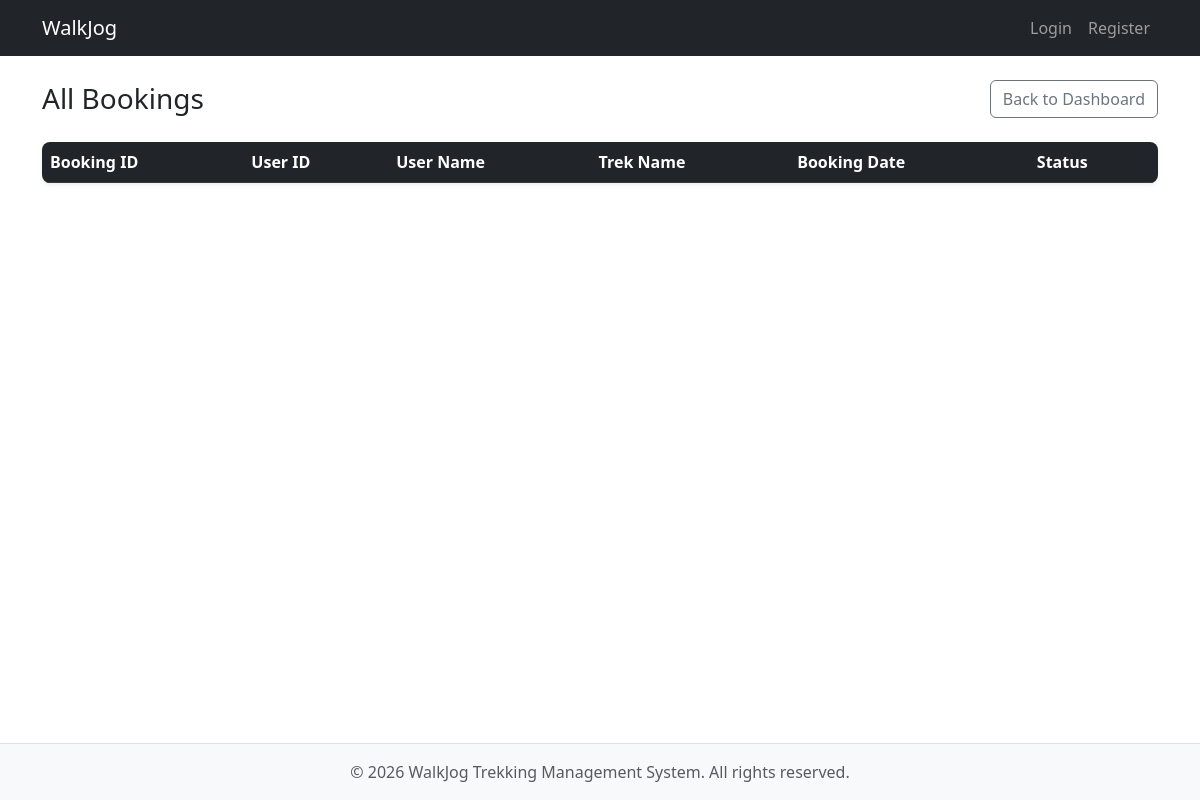
Before: /admin/bookings with the older database file.
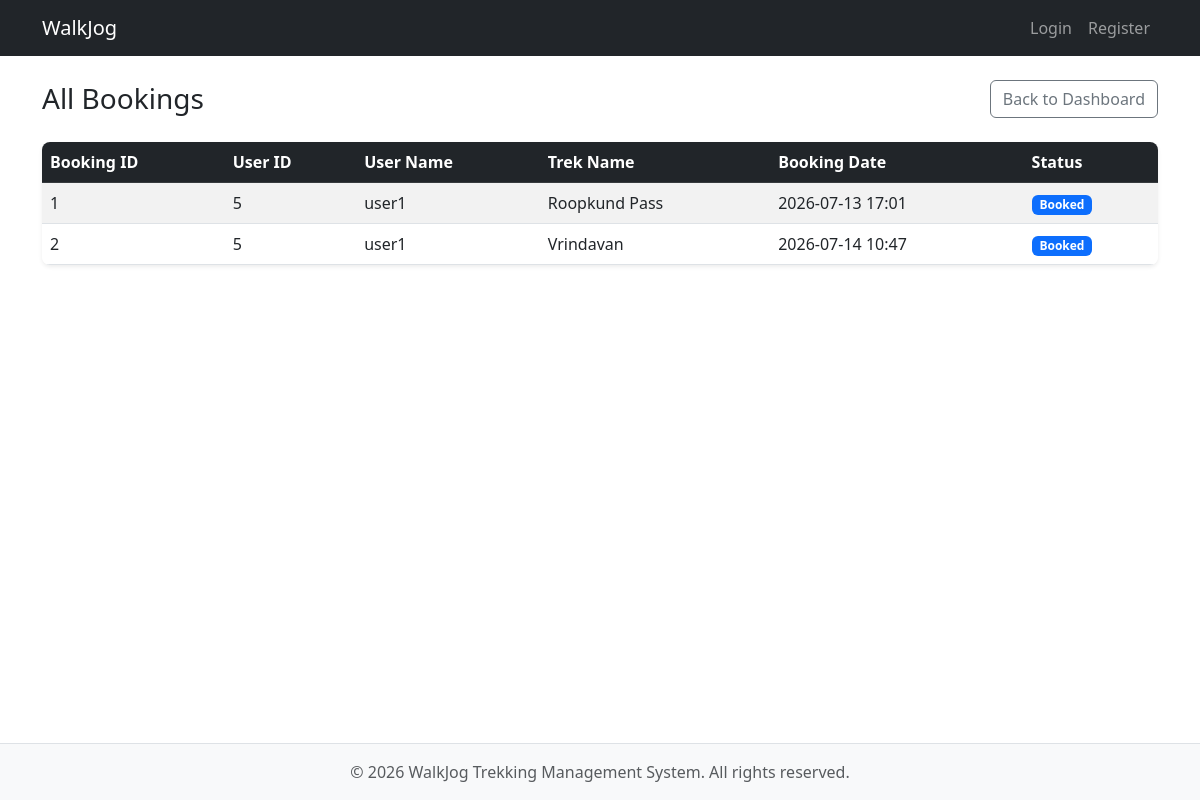
After: the same page with the newer database file.
### models.py (models this page shows)
class Booking(db.Model):
    __tablename__ = 'booking'
    booking_id = db.Column(
        db.Integer,
        primary_key=True
    )
    user_id = db.Column(
        db.Integer,
        db.ForeignKey('users.id'),
        nullable=False
    )
    trek_id = db.Column(
        db.Integer,
        db.ForeignKey('treks.trek_id'),
        nullable=False
    )
    booking_date = db.Column(
        db.DateTime,
        default=datetime.now
    )
    status = db.Column(
        db.String(20),
        default='Booked'
    )

class UserProfile(db.Model):
    __tablename__ = 'user_profile'
    user_id = db.Column(
        db.Integer,
        db.ForeignKey('users.id'),
        primary_key=True,
        nullable=False
    )
    name = db.Column(db.String(50), nullable=False)
    contact_details = db.Column(db.String(15), nullable=False)
    is_blacklisted = db.Column(db.Boolean, default=False)
    created_at = db.Column(db.DateTime, default=datetime.now)

class Trek(db.Model):
    __tablename__ = 'treks'
    trek_id = db.Column(
        db.Integer,
        primary_key=True
    )
    trek_name = db.Column(
        db.String(100),
        nullable=False
    )
    location = db.Column(
        db.String(100),
        nullable=False
    )
    difficulty = db.Column(
        db.String(20),
        nullable=False
    )
    available_slots = db.Column(
        db.Integer,
        nullable=False
    )
    duration = db.Column(
        db.Integer,
        nullable=True
    )
    status = db.Column(
        db.String(20),
        default='Pending'
    )
    start_date = db.Column(
        db.Date
    )
    end_date = db.Column(
        db.Date
    )
    is_blacklisted = db.Column(
        db.Boolean,
        default=False
    )
    staff_id = db.Column(
        db.Integer,
        db.ForeignKey('staff_profile.staff_id'),
        nullable=True
    )

### app.py (the view)
@app.route('/admin/bookings')
def admin_bookings():
    bookings = db.session.query(
        Booking.booking_id,
        Booking.user_id,
        UserProfile.name.label('user_name'),
        Trek.trek_name,
        Booking.booking_date,
        Booking.status
    ).join(UserProfile, Booking.user_id == UserProfile.user_id)\
     .join(Trek, Booking.trek_id == Trek.trek_id).all()
    return render_template('admin_bookings.html', bookings=bookings)

### templates/admin_bookings.html (shortened to what this page needs)
{% extends "base.html" %}
{% block content %}
<div class="d-flex justify-content-between align-items-center mb-4">
    <h1 class="h3 mb-0">All Bookings</h1>
    <a href="{{ url_for('admin_dashboard', username=session.get('username', 'admin')) }}" class="btn btn-outline-secondary">Back to Dashboard</a>
</div>
<div class="table-responsive bg-white rounded-3 shadow-sm">
    <table class="table table-hover table-striped mb-0 align-middle">
        <thead class="table-dark">
        <tr>
            <th>Booking ID</th>
            <th>User ID</th>
            <th>User Name</th>
            <th>Trek Name</th>
            <th>Booking Date</th>
            <th>Status</th>
        </tr>
        </thead>
        <tbody>
        {% for booking in bookings %}
        <tr>
            <td>{{ booking.booking_id }}</td>
            <td>{{ booking.user_id }}</td>
            <td>{{ booking.user_name }}</td>
            <td>{{ booking.trek_name }}</td>
            <td>{{ booking.booking_date.strftime('%Y-%m-%d %H:%M') if booking.booking_date else '' }}</td>
            <td>
                <span class="badge {% if booking.status == 'Booked' %}bg-primary{% elif booking.status == 'Cancelled' %}bg-danger{% elif booking.status == 'Completed' %}bg-success{% else %}bg-secondary{% endif %}">
                    {{ booking.status }}
                </span>
            </td>
        </tr>
        {% endfor %}
        </tbody>
    </table>
</div>
{% endblock %}

### templates/base.html (shortened to what this page needs)
<!DOCTYPE html>
<html lang="en">
<head>
  <link href="https://cdn.jsdelivr.net/npm/bootstrap@5.3.0/dist/css/bootstrap.min.css" rel="stylesheet">
</head>
<body class="d-flex flex-column min-vh-100">
  <nav class="navbar navbar-expand-lg navbar-dark bg-dark mb-4">
    <div class="container">
      <a class="navbar-brand" href="/">WalkJog</a>
      <div class="collapse navbar-collapse">
        <ul class="navbar-nav ms-auto">
          <li class="nav-item">
            <a class="nav-link" href="/login">Login</a>
          </li>
          <li class="nav-item">
            <a class="nav-link" href="/register">Register</a>
          </li>
        </ul>
      </div>
    </div>
  </nav>
  <div class="container flex-grow-1">
    {% block content %}
    {% endblock %}
  </div>
  <footer class="bg-light text-center text-muted py-3 mt-auto border-top">
    &copy; 2026 WalkJog Trekking Management System. All rights reserved.
  </footer>
</body>
</html>

Changed rows visible on the page:
added Booking: booking_id "1", user_id "5", user_name "user1", trek_name "Roopkund Pass", booking_date "2026-07-13 17:01", status "Booked"
added Booking: booking_id "2", user_id "5", user_name "user1", trek_name "Vrindavan", booking_date "2026-07-14 10:47", status "Booked"
